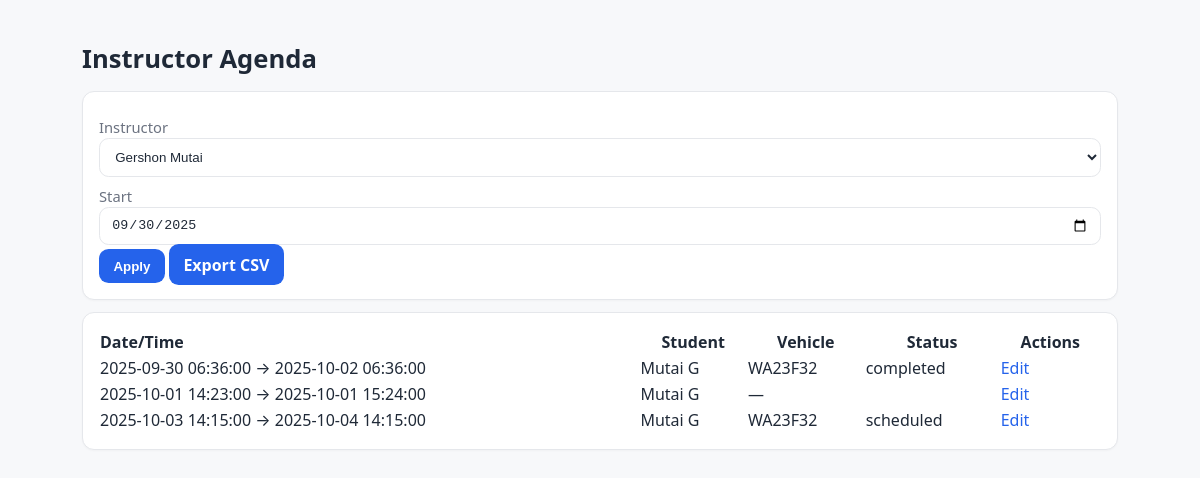
The app's page /public/instructors/agenda.php (signed in) with its own data.
### tables this page shows
CREATE TABLE `lessons` (
  `id` int(11) NOT NULL,
  `enrollment_id` int(11) NOT NULL,
  `instructor_id` int(11) NOT NULL,
  `vehicle_id` int(11) DEFAULT NULL,
  `start_time` datetime NOT NULL,
  `end_time` datetime NOT NULL,
  `status` enum('scheduled','completed','cancelled','no_show') NOT NULL DEFAULT 'scheduled',
  `notes` text DEFAULT NULL,
  `created_at` timestamp NOT NULL DEFAULT current_timestamp()
);

CREATE TABLE `users` (
  `id` int(11) NOT NULL,
  `email` varchar(191) NOT NULL,
  `password_hash` varchar(255) DEFAULT NULL,
  `first_name` varchar(100) NOT NULL,
  `last_name` varchar(100) NOT NULL,
  `phone` varchar(50) DEFAULT NULL,
  `is_active` tinyint(1) NOT NULL DEFAULT 1,
  `created_at` timestamp NOT NULL DEFAULT current_timestamp(),
  `role` enum('admin','staff','instructor','student') NOT NULL DEFAULT 'student'
);

CREATE TABLE `vehicles` (
  `id` int(11) NOT NULL,
  `branch_id` int(11) DEFAULT NULL,
  `plate_no` varchar(50) NOT NULL,
  `make` varchar(80) DEFAULT NULL,
  `model` varchar(80) DEFAULT NULL,
  `vehicle_year` smallint(6) DEFAULT NULL,
  `transmission` enum('manual','automatic') DEFAULT NULL,
  `is_available` tinyint(1) NOT NULL DEFAULT 1,
  `created_at` timestamp NOT NULL DEFAULT current_timestamp()
);

### php/Core/Database.php (called while the page is built, shortened)
<?php
class Database
{
    private static ?PDO $pdo = null;
    public static function pdo(): PDO
    {
        if (self::$pdo === null) {
            $dsn = "mysql:host=" . Config::DB_HOST . ";dbname=" . Config::DB_NAME . ";charset=" . Config::DB_CHARSET;
            $options = [
                PDO::ATTR_ERRMODE => PDO::ERRMODE_EXCEPTION,
                PDO::ATTR_DEFAULT_FETCH_MODE => PDO::FETCH_ASSOC,
                PDO::ATTR_EMULATE_PREPARES => false,
            ];
            try {
                self::$pdo = new PDO($dsn, Config::DB_USER, Config::DB_PASS, $options);
            } catch (PDOException $e) {
                http_response_code(500);
                die("Database connection failed: " . htmlspecialchars($e->getMessage(), ENT_QUOTES, 'UTF-8'));
            }
        }
        return self::$pdo;
    }
}

### php/Models/Instructor.php (called while the page is built, shortened)
<?php
class Instructor
{
    public static function all(): array {
        $sql = "SELECT i.*, b.name AS branch_name, u.email, u.first_name, u.last_name, u.phone
                FROM instructors i
                LEFT JOIN branches b ON b.id = i.branch_id
                LEFT JOIN users u ON u.id = i.user_id
                ORDER BY COALESCE(u.first_name, ''), COALESCE(u.last_name, ''), i.id";
        return Database::pdo()->query($sql)->fetchAll(PDO::FETCH_ASSOC);
    }
}

### php/Models/Lesson.php (called while the page is built, shortened)
<?php
class Lesson
{
    public static function inRange(string $start, string $end, array $filters = []): array {
        $pdo = Database::pdo();
        $where = ["l.start_time < ? AND l.end_time > ?"];
        $params = [$end, $start];
        if (!empty($filters['instructor_id'])) { $where[] = "l.instructor_id = ?"; $params[] = (int)$filters['instructor_id']; }
        $sql = "SELECT l.*,
                       e.student_id,
                       su.first_name AS stud_first, su.last_name AS stud_last,
                       i.id AS instructor_id,
                       iu.first_name AS inst_first, iu.last_name AS inst_last,
                       v.plate_no,
                       b.name AS branch_name
                FROM lessons l
                JOIN enrollments e ON e.id = l.enrollment_id
                LEFT JOIN students s ON s.id = e.student_id
                LEFT JOIN users su ON su.id = s.user_id
                JOIN instructors i ON i.id = l.instructor_id
                LEFT JOIN users iu ON iu.id = i.user_id
                LEFT JOIN vehicles v ON v.id = l.vehicle_id
                LEFT JOIN branches b ON b.id = i.branch_id
                WHERE " . implode(" AND ", $where) . "
                ORDER BY l.start_time ASC";
        $stmt = $pdo->prepare($sql);
        $stmt->execute($params);
        $rows = $stmt->fetchAll(PDO::FETCH_ASSOC);
        $byKey = [];
        foreach ($rows as $idx => $r) {
            $k1 = 'i:' . (int)$r['instructor_id'];
            $k2 = $r['vehicle_id'] ? 'v:' . (int)$r['vehicle_id'] : null;
            foreach ([$k1, $k2] as $k) {
                if (!$k) continue;
                if (!isset($byKey[$k])) $byKey[$k] = [];
                $byKey[$k][] = $idx;
            }
        }
        $conflict = array_fill(0, count($rows), 0);
        foreach ($byKey as $k => $idxs) {
            for ($a=0; $a<count($idxs); $a++) {
                for ($b=$a+1; $b<count($idxs); $b++) {
                    $ra = $rows[$idxs[$a]]; $rb = $rows[$idxs[$b]];
                    if ($ra['start_time'] < $rb['end_time'] && $ra['end_time'] > $rb['start_time']) {
                        $conflict[$idxs[$a]] = 1;
                        $conflict[$idxs[$b]] = 1;
                    }
                }
            }
        }
        return $rows;
    }
}

### public/instructors/agenda.php (the view, shortened to what this page needs)
<?php
require_once __DIR__ . '/../../php/Core/Database.php';
require_once __DIR__ . '/../../php/Models/Lesson.php';
require_once __DIR__ . '/../../php/Models/Instructor.php';
$user = Auth::user();
$me_instructor_id = null;
if ($user && Auth::check(['instructor'])) {
    $pdo = Core\Database::pdo();
    $stmt = $pdo->prepare("SELECT id FROM instructors WHERE user_id = ? LIMIT 1");
    $stmt->execute([(int)$user['id']]);
    $me_instructor_id = (int)($stmt->fetchColumn() ?: 0);
}
$instructor_id = isset($_GET['instructor_id']) && $_GET['instructor_id'] !== '' ? (int)$_GET['instructor_id'] : $me_instructor_id;
$start = ($_GET['start'] ?? date('Y-m-d')) . ' 00:00:00';
$end = date('Y-m-d 00:00:00', strtotime('+14 days', strtotime($start)));
$filters = ['instructor_id' => $instructor_id];
$rows = Lesson::inRange($start, $end, $filters);
$instructors = Instructor::all();
?>
<!doctype html>
<html lang="en">
<head>
  <link rel="stylesheet" href="../../assets/css/main.css">
</head>
<body>
<main class="container">
  <h1>Instructor Agenda</h1>
  <form class="card" method="get">
    <label>Instructor
      <select name="instructor_id">
        <?php foreach ($instructors as $i): $iid=(int)$i['id']; $nm=trim(($i['first_name']??'').' '.($i['last_name']??'')); ?>
          <option value="<?= $iid ?>" <?= ($instructor_id===$iid)?'selected':'' ?>><?= htmlspecialchars($nm ?: 'Instructor #'.$iid) ?></option>
        <?php endforeach; ?>
      </select>
    </label>
    <label>Start
      <input type="date" name="start" value="<?= htmlspecialchars(substr($start,0,10)) ?>">
    </label>
    <button type="submit">Apply</button>
    <?php if ($instructor_id): ?>
      <a class="btn" href="/origin-driving/public/calendar/export.php?start=<?= urlencode(substr($start,0,10)) ?>&end=<?= urlencode(substr($end,0,10)) ?>&instructor_id=<?= (int)$instructor_id ?>">Export CSV</a>
    <?php endif; ?>
  </form>
  <div class="card">
    <table style="width:100%; border-collapse:collapse;">
      <thead><tr><th style='text-align:left'>Date/Time</th><th>Student</th><th>Vehicle</th><th>Status</th><th>Actions</th></tr></thead>
      <tbody>
      <?php foreach ($rows as $r): $stud = trim(($r['stud_first'] ?? '') . ' ' . ($r['stud_last'] ?? '')); ?>
        <tr>
          <td><?= htmlspecialchars($r['start_time']) ?> → <?= htmlspecialchars($r['end_time']) ?></td>
          <td><?= htmlspecialchars($stud ?: 'Student') ?></td>
          <td><?= htmlspecialchars($r['plate_no'] ?? '—') ?></td>
          <td><?= htmlspecialchars($r['status'] ?? '—') ?></td>
          <td><a href="/origin-driving/public/lessons/edit.php?id=<?= (int)$r['id'] ?>">Edit</a></td>
        </tr>
      <?php endforeach; if (empty($rows)): ?>
        <tr><td colspan="5">No lessons in selected period.</td></tr>
      <?php endif; ?>
      </tbody>
    </table>
  </div>
</main>
</body>
</html>

### assets/css/main.css (style rules this page uses)
:root { --bg:#f7f8fa; --card:#ffffff; --text:#1f2937; --muted:#6b7280; --primary:#2563eb; --primary-600:#1d4ed8; --border:#e5e7eb; --accent:#10b981; --danger:#ef4444; }
* { box-sizing:border-box }
html,body { height:100% }
body { margin:0; font-family:system-ui,-apple-system,Segoe UI,Roboto,Ubuntu,Cantarell,Noto Sans,sans-serif; color:var(--text); background:var(--bg); line-height:1.5; }
.container { max-width:1100px;margin:5px auto;padding:2rem }
a { color:var(--primary);text-decoration:none }
.card { background:var(--card);border:1px solid var(--border);border-radius:12px;padding:1rem;margin:.75rem 0;box-shadow:0 1px 2px rgba(0,0,0,.03) }
h1 { font-size:1.6rem;margin:.2rem 0 .8rem }
form label { display:block;margin:.5rem 0 .25rem;color:var(--muted);font-size:.92rem }
input[type="text"],input[type="number"],input[type="datetime-local"],input[type="date"],input[type="email"],input[type="password"],select,textarea { width:100%;padding:.6rem .7rem;border:1px solid var(--border);border-radius:.6rem;background:var(--card);color:var(--text) }
button,.btn,input[type="submit"] { appearance:none;border:0;border-radius:.6rem;background:var(--primary);color:#fff;padding:.6rem .9rem;font-weight:600;cursor:pointer }

### records on screen
lessons: start_time "2025-09-30 06:36:00", end_time "2025-10-02 06:36:00", users.first_name+last_name "Mutai G", vehicle.plate_no "WA23F32", status "completed"
lessons: start_time "2025-10-01 14:23:00", end_time "2025-10-01 15:24:00", users.first_name+last_name "Mutai G", plate_no "—"
lessons: start_time "2025-10-03 14:15:00", end_time "2025-10-04 14:15:00", users.first_name+last_name "Mutai G", vehicle.plate_no "WA23F32", status "scheduled"

### other values on screen
form field instructor_id "Gershon Mutai"
